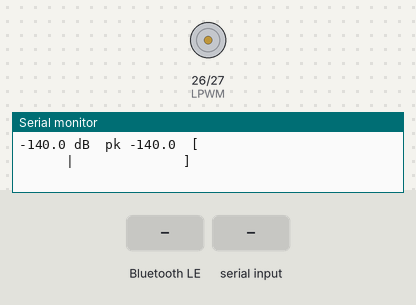
The program below on a simulated ESP32. Parts: motor-driver pin pairs drawn as motors (green arrow = first pin HIGH = forward, orange = second pin HIGH = backward, longer = more drive, scaled by the enable pin), the last lines printed to the serial monitor. The inputs (shaded band) are chosen by the test bench. I2S audio is not simulated (input reads silence); nothing arrives over Bluetooth unless stated; a phone connects over Bluetooth LE 3 s after start.

Above: at 1.4 s.
1.5 s: Bluetooth LE write "e" received
At 2.0 s:
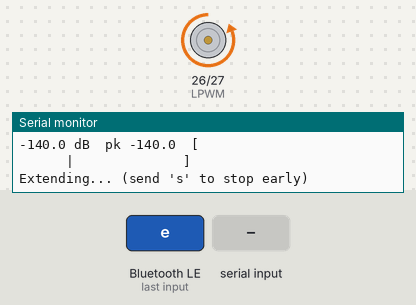
3.0 s: "s\n" received over Serial
At 4.0 s:
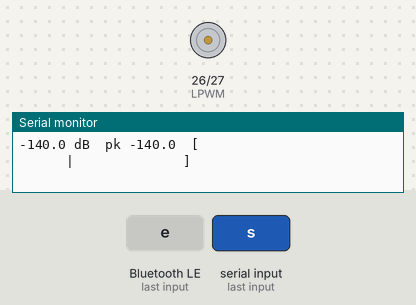
4.5 s: Bluetooth LE write "r" received
At 5.7 s:
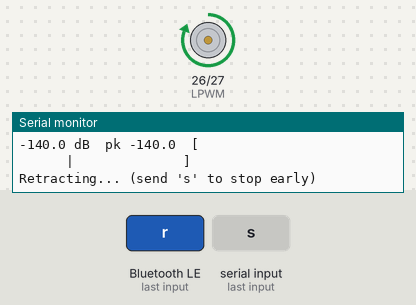
6.0 s: Bluetooth LE write "s" received
At 6.3 s:
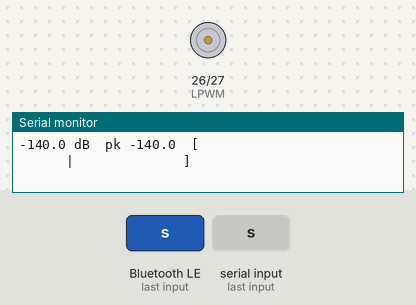
7.5 s: "e\n" received over Serial
At 8.0 s:
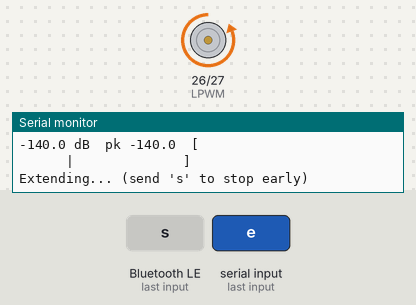
Timing chart, 0 to 20.0 s (numbered marks = the images above; inputs shaded):
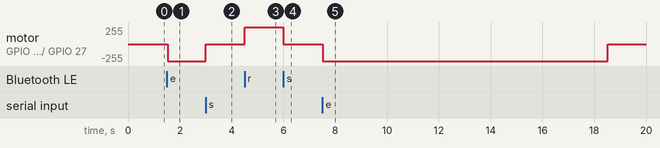

Measured:
- after the input at 1.5 s, motor on GPIO 26 (LPWM) / GPIO 27 (RPWM): stopped → backward 255/255 at once
- after the input at 3.0 s, motor on GPIO 26 (LPWM) / GPIO 27 (RPWM): backward 255/255 → stopped at once
- after the input at 4.5 s, motor on GPIO 26 (LPWM) / GPIO 27 (RPWM): stopped → forward 255/255 at once
- after the input at 6.0 s, motor on GPIO 26 (LPWM) / GPIO 27 (RPWM): forward 255/255 → stopped at once
- after the input at 7.5 s, motor on GPIO 26 (LPWM) / GPIO 27 (RPWM): stopped → backward 255/255 at once, → stopped 11.0 s later

The program:

main.cpp
```cpp
#include <Arduino.h>
#include <driver/i2s.h>
#include <BLEDevice.h>
#include <BLEServer.h>
#include <BLE2902.h>

/*
  Actuator + microphone test, controllable over USB serial or Bluetooth (BLE).
  - Actuator via BTS7960. The actuator has built-in end-of-stroke switches,
    so the timer here is only a cutoff that releases the driver after a full stroke.
  - INMP441 over I2S: prints sound level so you can see what a train looks like
    compared to background noise, and can optionally close on a loud sustained sound.
  - BLE uses the Nordic UART Service: the phone writes the same one-letter commands
    as the serial monitor, and receives the same messages plus a compact level line.
  Board: ESP32 Dev Module
*/

// --- Actuator pins ---
const int RPWM = 27;
const int LPWM = 26;
const int EN   = 25;

// --- Microphone pins (INMP441) ---
const int MIC_SCK = 21;
const int MIC_WS  = 22;
const int MIC_SD  = 19;

// --- PWM config ---
const int PWM_FREQ = 20000;   // 20 kHz — above audible range
const int PWM_RES  = 8;       // 8-bit duty, 0-255
const int PWM_CH_R = 0;
const int PWM_CH_L = 1;

// 150 mm stroke @ 15 mm/s = 10 s full travel. The built-in limit switches cut
// the motor at each end, so a bit of extra time is harmless.
const unsigned long STROKE_TIME_MS = 11000;

// --- I2S / audio config ---
const i2s_port_t I2S_PORT   = I2S_NUM_0;
const int SAMPLE_RATE       = 16000;
const int BLOCK_FRAMES      = 1600;   // 100 ms per level reading
// Both I2S slots are read (stereo). The INMP441 only talks in one of them
// (picked by its L/R pin), but the ESP32 driver is known to swap left/right,
// so the active slot is detected at startup instead of hard-coded.
int32_t samples[BLOCK_FRAMES * 2];   // interleaved: slot 0, slot 1, slot 0, ...
int micSlot = 0;

// --- Auto-close trigger (crude loudness test — a real classifier comes later) ---
float thresholdDb = -30.0;            // dBFS; tune with '+' / '-'
const int TRIGGER_BLOCKS = 15;        // must stay above threshold this many blocks (1.5 s)
bool autoArmed  = false;
bool printLevel = true;
int  loudBlocks = 0;

// --- Bluetooth (Nordic UART Service) ---
const char *BLE_NAME   = "WindowCloser";
#define NUS_SERVICE_UUID "6E400001-B5A3-F393-E0A9-E50E24DCCA9E"
#define NUS_RX_UUID      "6E400002-B5A3-F393-E0A9-E50E24DCCA9E"  // phone -> ESP32
#define NUS_TX_UUID      "6E400003-B5A3-F393-E0A9-E50E24DCCA9E"  // ESP32 -> phone
const size_t BLE_CHUNK = 20;          // fits the default BLE packet size

BLECharacteristic *bleTx = nullptr;
volatile bool bleConnected = false;
QueueHandle_t bleCommands;            // command chars written by the phone

class ServerCallbacks : public BLEServerCallbacks {
  void onConnect(BLEServer *server) override { bleConnected = true; }
  void onDisconnect(BLEServer *server) override {
    bleConnected = false;
    BLEDevice::startAdvertising();    // let the phone reconnect
  }
};

class RxCallbacks : public BLECharacteristicCallbacks {
  // Runs in the BLE task, so just queue the chars for loop() to handle
  void onWrite(BLECharacteristic *c) override {
    std::string value = c->getValue();
    for (char ch : value) xQueueSend(bleCommands, &ch, 0);
  }
};

// Sends one line to the phone, split into packets; the phone joins them back on '\n'
void bleSendLine(const char *line) {
  if (!bleConnected) return;
  size_t len = strlen(line);
  for (size_t i = 0; i < len; i += BLE_CHUNK) {
    size_t n = min(BLE_CHUNK, len - i);
    bleTx->setValue((uint8_t *)line + i, n);
    bleTx->notify();
  }
}

// Prints to USB serial and, line by line, to the phone
class DualOutput : public Print {
  char line[160];
  size_t len = 0;
public:
  size_t write(uint8_t c) override {
    Serial.write(c);
    if (c == '\r') return 1;
    line[len++] = c;
    if (c == '\n' || len == sizeof(line) - 2) {
      if (c != '\n') line[len++] = '\n';
      line[len] = '\0';
      bleSendLine(line);
      len = 0;
    }
    return 1;
  }
};
DualOutput out;

void setupBle() {
  bleCommands = xQueueCreate(32, sizeof(char));
  BLEDevice::init(BLE_NAME);
  BLEServer *server = BLEDevice::createServer();
  server->setCallbacks(new ServerCallbacks());

  BLEService *service = server->createService(NUS_SERVICE_UUID);
  bleTx = service->createCharacteristic(NUS_TX_UUID, BLECharacteristic::PROPERTY_NOTIFY);
  bleTx->addDescriptor(new BLE2902());
  BLECharacteristic *rx = service->createCharacteristic(
      NUS_RX_UUID, BLECharacteristic::PROPERTY_WRITE | BLECharacteristic::PROPERTY_WRITE_NR);
  rx->setCallbacks(new RxCallbacks());
  service->start();

  BLEAdvertising *adv = BLEDevice::getAdvertising();
  adv->addServiceUUID(NUS_SERVICE_UUID);
  adv->setScanResponse(true);         // device name goes in the scan response
  BLEDevice::startAdvertising();
}

// Next command char from USB serial or the phone, or -1 if none is waiting
int readCommand() {
  if (Serial.available()) return Serial.read();
  char c;
  if (xQueueReceive(bleCommands, &c, 0) == pdTRUE) return c;
  return -1;
}

// Motion state for the phone UI: 0 = idle, 1 = extending, 2 = retracting
void sendMotion(int state) {
  char msg[8];
  snprintf(msg, sizeof(msg), "M,%d\n", state);
  bleSendLine(msg);
}

void stopActuator() {
  ledcWrite(PWM_CH_R, 0);
  ledcWrite(PWM_CH_L, 0);
}

// Runs for STROKE_TIME_MS, or stops early if 's' arrives (serial or phone)
bool runTimed(int channelOn, int channelOff) {
  unsigned long start = millis();
  ledcWrite(channelOff, 0);
  ledcWrite(channelOn, 255);
  while (millis() - start < STROKE_TIME_MS) {
    if (readCommand() == 's') {
      stopActuator();
      out.println("Manual stop.");
      sendMotion(0);
      return false;
    }
    delay(5);                         // lets the BLE task run
  }
  stopActuator();
  sendMotion(0);
  return true;
}

void extendActuator() {
  out.println("Extending... (send 's' to stop early)");
  sendMotion(1);
  if (runTimed(PWM_CH_R, PWM_CH_L)) out.println("Extend finished.");
}

void retractActuator() {
  out.println("Retracting... (send 's' to stop early)");
  sendMotion(2);
  if (runTimed(PWM_CH_L, PWM_CH_R)) out.println("Retract finished.");
}

void setupMic() {
  i2s_config_t cfg = {};
  cfg.mode                 = (i2s_mode_t)(I2S_MODE_MASTER | I2S_MODE_RX);
  cfg.sample_rate          = SAMPLE_RATE;
  cfg.bits_per_sample      = I2S_BITS_PER_SAMPLE_32BIT;  // INMP441: 24-bit data in a 32-bit slot
  cfg.channel_format       = I2S_CHANNEL_FMT_RIGHT_LEFT;  // read both slots
  cfg.communication_format = I2S_COMM_FORMAT_STAND_I2S;
  cfg.intr_alloc_flags     = ESP_INTR_FLAG_LEVEL1;
  cfg.dma_buf_count        = 8;
  cfg.dma_buf_len          = 256;
  cfg.use_apll             = false;

  i2s_pin_config_t pins = {};
  pins.mck_io_num   = I2S_PIN_NO_CHANGE;
  pins.bck_io_num   = MIC_SCK;
  pins.ws_io_num    = MIC_WS;
  pins.data_out_num = I2S_PIN_NO_CHANGE;
  pins.data_in_num  = MIC_SD;

  if (i2s_driver_install(I2S_PORT, &cfg, 0, NULL) != ESP_OK ||
      i2s_set_pin(I2S_PORT, &pins) != ESP_OK) {
    out.println("I2S init failed — check wiring / pin numbers.");
    return;
  }
  // The INMP441 lets SD float during the slot it isn't using; a pull-down keeps it at 0
  gpio_pulldown_en((gpio_num_t)MIC_SD);
  i2s_zero_dma_buffer(I2S_PORT);
}

// Fills samples[]; returns the number of stereo frames read
int readBlock() {
  size_t bytesRead = 0;
  i2s_read(I2S_PORT, samples, sizeof(samples), &bytesRead, portMAX_DELAY);
  return bytesRead / (2 * sizeof(int32_t));
}

// RMS level of one slot of the current block in dBFS (0 = full scale), peak via pointer
float slotLevelDb(int slot, int frames, float *peakDb) {
  *peakDb = -140;
  if (frames == 0) return -140;

  // 24-bit signed sample sits in the top of the 32-bit word
  double mean = 0;
  for (int i = 0; i < frames; i++) mean += samples[2 * i + slot] >> 8;
  mean /= frames;  // remove the mic's small DC offset

  double sumSq = 0, peak = 0;
  for (int i = 0; i < frames; i++) {
    double s = (samples[2 * i + slot] >> 8) - mean;
    sumSq += s * s;
    if (fabs(s) > peak) peak = fabs(s);
  }
  const double FULL_SCALE = 8388608.0;  // 2^23
  double rms = sqrt(sumSq / frames);
  if (peak > 0) *peakDb = 20 * log10(peak / FULL_SCALE);
  return rms > 0 ? 20 * log10(rms / FULL_SCALE) : -140;
}

float readLevelDb(float *peakDb) {
  return slotLevelDb(micSlot, readBlock(), peakDb);
}

// Prints raw data from both slots, to tell a wiring fault from a channel mix-up
void runDiagnostic() {
  readBlock();                 // discard a block that may be stale
  int frames = readBlock();
  out.printf("Diagnostic: %d frames read\n", frames);
  for (int slot = 0; slot < 2; slot++) {
    int32_t mn = INT32_MAX, mx = INT32_MIN;
    for (int i = 0; i < frames; i++) {
      int32_t v = samples[2 * i + slot];
      mn = min(mn, v);
      mx = max(mx, v);
    }
    float pk;
    float db = slotLevelDb(slot, frames, &pk);
    out.printf("  slot %d: raw %08X %08X %08X %08X  min %08X  max %08X  level %.1f dB\n",
               slot, samples[slot], samples[2 + slot], samples[4 + slot], samples[6 + slot],
               mn, mx, db);
  }
  out.printf("  using slot %d\n", micSlot);
}

// Picks whichever slot actually carries audio
void detectMicSlot() {
  readBlock();                 // first block after start-up can be empty
  float pk;
  int frames = readBlock();
  float db0 = slotLevelDb(0, frames, &pk);
  float db1 = slotLevelDb(1, frames, &pk);
  micSlot = db1 > db0 ? 1 : 0;
  out.printf("Mic slot levels: slot0 %.1f dB, slot1 %.1f dB -> using slot %d\n", db0, db1, micSlot);
  if (db0 <= -139 && db1 <= -139) {
    out.println("WARNING: no signal on either slot — the mic isn't sending data. Check wiring (send 'd').");
  }
}

// USB serial only: a text bar meter
void printBar(float db, float peakDb) {
  // Bar spans -90 dBFS (quiet) to 0 dBFS (clipping); '|' marks the threshold
  const int WIDTH = 45;
  int len    = constrain((int)((db + 90) / 2), 0, WIDTH);
  int thrPos = constrain((int)((thresholdDb + 90) / 2), 0, WIDTH);
  char bar[WIDTH + 1];
  for (int i = 0; i < WIDTH; i++) bar[i] = i < len ? '#' : (i == thrPos ? '|' : ' ');
  bar[WIDTH] = '\0';
  Serial.printf("%6.1f dB  pk %6.1f  [%s]%s\n", db, peakDb, bar,
                autoArmed ? (loudBlocks > 0 ? " LOUD" : " armed") : "");
}

// Phone only: level, peak, armed, threshold, loud blocks, mic slot
void sendLevel(float db, float peakDb) {
  char msg[64];
  snprintf(msg, sizeof(msg), "L,%.1f,%.1f,%d,%.1f,%d,%d\n",
           db, peakDb, autoArmed ? 1 : 0, thresholdDb, loudBlocks, micSlot);
  bleSendLine(msg);
}

void printHelp() {
  out.println("Commands: e=extend  r=retract  s=stop  m=level printing on/off");
  out.println("          a=auto-close on/off  +/-=threshold up/down 3 dB");
  out.println("          d=mic diagnostic  c=switch mic slot  h=help");
  out.printf("Threshold %.1f dBFS, auto-close %s\n", thresholdDb, autoArmed ? "ON" : "OFF");
}

void setup() {
  Serial.begin(115200);
  pinMode(EN, OUTPUT);
  digitalWrite(EN, HIGH); // enable the driver

  ledcSetup(PWM_CH_R, PWM_FREQ, PWM_RES);
  ledcSetup(PWM_CH_L, PWM_FREQ, PWM_RES);
  ledcAttachPin(RPWM, PWM_CH_R);
  ledcAttachPin(LPWM, PWM_CH_L);
  stopActuator();

  setupBle();
  setupMic();
  detectMicSlot();
  out.printf("Ready. Bluetooth name: %s\n", BLE_NAME);
  printHelp();
}

void handleCommand(char c) {
  switch (c) {
    case 'e': extendActuator(); break;
    case 'r': retractActuator(); break;
    case 's': stopActuator(); break;
    case 'm': printLevel = !printLevel; break;
    case 'a':
      autoArmed = !autoArmed;
      loudBlocks = 0;
      out.printf("Auto-close %s (threshold %.1f dBFS)\n", autoArmed ? "ON" : "OFF", thresholdDb);
      break;
    case '+': thresholdDb += 3; out.printf("Threshold %.1f dBFS\n", thresholdDb); break;
    case '-': thresholdDb -= 3; out.printf("Threshold %.1f dBFS\n", thresholdDb); break;
    case 'd': runDiagnostic(); break;
    case 'c': micSlot ^= 1; out.printf("Using mic slot %d\n", micSlot); break;
    case 'h': printHelp(); break;
  }
  // The actuator blocks the loop, so throw away audio buffered while it was moving
  if (c == 'e' || c == 'r') i2s_zero_dma_buffer(I2S_PORT);
}

void loop() {
  int c;
  while ((c = readCommand()) >= 0) handleCommand(c);

  float peakDb;
  float db = readLevelDb(&peakDb);
  if (printLevel) printBar(db, peakDb);

  if (autoArmed) {
    loudBlocks = db > thresholdDb ? loudBlocks + 1 : 0;
    if (loudBlocks >= TRIGGER_BLOCKS) {
      out.println(">>> Sustained loud sound — closing. Auto-close disarmed; send 'a' to re-arm.");
      autoArmed = false;
      loudBlocks = 0;
      extendActuator();
      i2s_zero_dma_buffer(I2S_PORT);
    }
  }
  sendLevel(db, peakDb);
}
```
